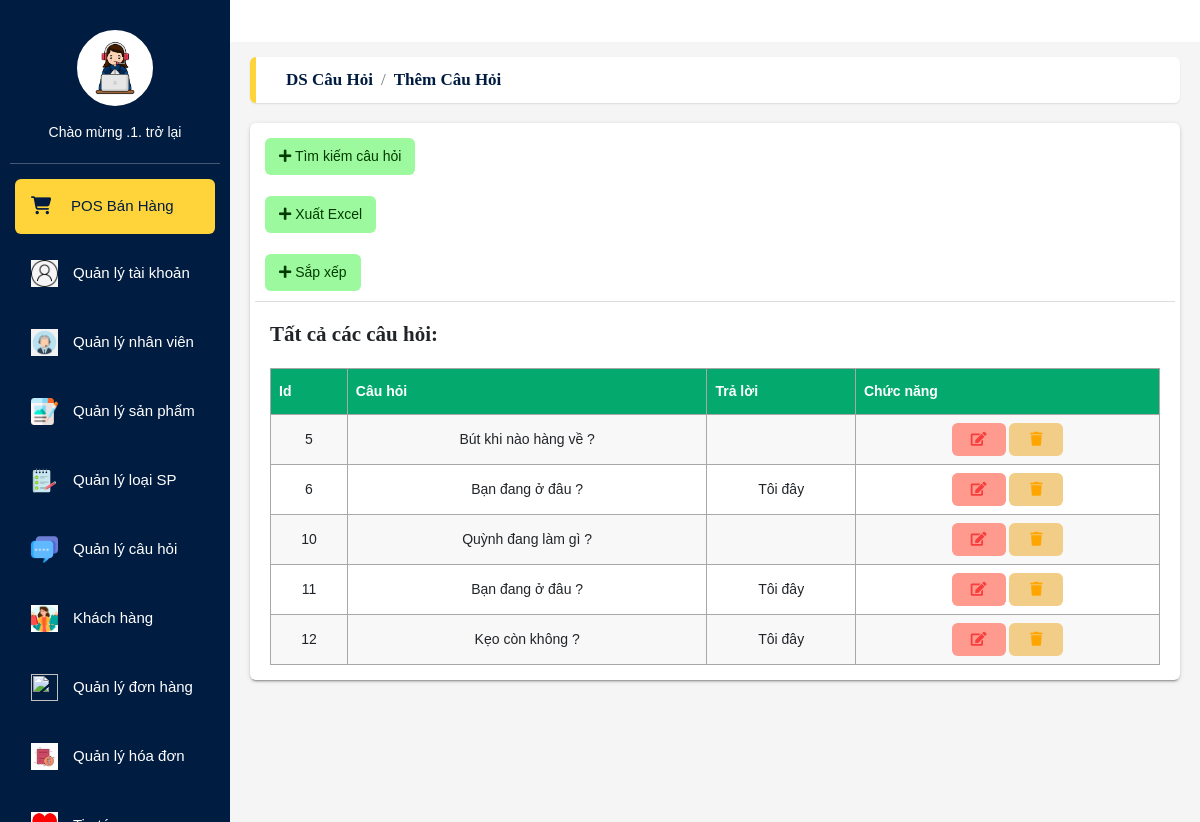
Screenshot of /VanPhongPham/Question (signed in) with the database file from the repository.
### tables this page shows
CREATE TABLE `tblquestion` (
  `id` int(11) NOT NULL,
  `cauhoi` varchar(255) NOT NULL,
  `traloi` varchar(255) NOT NULL
);

### VanPhongPham/mvc/core/Controller.php (called while the page is built, shortened)
<?php
    class Controller{
        public function model($model){
            return new $model;
        }
        public function view($view, $data=[]){
            require_once "./mvc/views/".$view.".php";
        }
    }
?>

### VanPhongPham/mvc/controllers/Question.php (called while the page is built, shortened)
<?php
class Question extends Controller
{
    function SayHi()
    {
        $QT_Model = $this->model("QuestionModel");
        $this->view("questionList", ["QT" => $QT_Model->ListQT()
    ]);
    }
}

### VanPhongPham/mvc/core/App.php (called while the page is built, shortened)
<?php
class App{
    protected $action="SayHi";
    function __construct(){
        $arr = $this->UrlProcess();
        if( file_exists("./mvc/controllers/".$arr[0].".php") ){
            $this->controller = $arr[0];
            unset($arr[0]);
        }
        $this->controller = new $this->controller;
        $this->params = $arr?array_values($arr):[];
        call_user_func_array([$this->controller, $this->action], $this->params );
    }
    function UrlProcess(){
        if( isset($_GET["url"]) ){
            return explode("/", filter_var(trim($_GET["url"], "/")));
        }
    }
}
?>

### VanPhongPham/index.php (called while the page is built, shortened)
<?php
    $myApp = new App();
?>

### VanPhongPham/mvc/core/DB.php (called while the page is built, shortened)
<?php
    class DB{
        protected $servername = "localhost";
        protected $username = "root";
        protected $password = "";
        function __construct(){
            $this->con = mysqli_connect($this->servername, $this->username, $this->password);
        }
    }
?>

### VanPhongPham/mvc/models/QuestionModel.php (called while the page is built, shortened)
<?php
class QuestionModel extends DB
{
    public function ListQT()
    {
        $qr = "SELECT * FROM tblquestion";
        return mysqli_query($this->con, $qr);
    }
}

### VanPhongPham/mvc/views/questionList.php (the view, shortened to what this page needs)
<?php
include "header.php";
include "Left_side.php";
?>
<head>
    <link rel="stylesheet" href="https://pro.fontawesome.com/releases/v5.10.0/css/all.css">
    <link rel="stylesheet" href="/VANPHONGPHAM/public/css/main.css">
</head>
<main class="app-content">
    <div class="app-title">
        <ul class="app-breadcrumb breadcrumb side">
            <li class="breadcrumb-item active"><a href="#"><b>DS câu hỏi</b></a></li>
            <li class="breadcrumb-item active"><a href="/VanPhongPham/Question/AddQT"><b>Thêm câu hỏi</b></a></li>
        </ul>
    </div>
    <div class="row">
        <div class="col-md-12">
            <div class="tile">
                <div class="tile-body">
                    <div class='row element-button'>
                        <div class='col-sm-2'>
                          <a class='btn btn-add btn-sm' href='/VanPhongPham/Question/SearchQT' title='Tìm kiếm'><i class='fas fa-plus'></i>
                          Tìm kiếm câu hỏi</a>
                            <br>
                            <br>
                            <a class='btn btn-add btn-sm' href='' onclick = "xuatexcel()" title='Thêm'><i class='fas fa-plus'></i>
                            Xuất Excel</a>
                            <br>
                            <br>
                            <a class='btn btn-add btn-sm' href='/VanPhongPham/Question/SortQT' title='Sắp xếp'><i class='fas fa-plus'></i>
                            Sắp xếp</a>
                        </div>
                      </div>
                    <div>
                    <h2>Tất cả các câu hỏi:</h2>
                        <table id="customers">
                            <tr>
                                <th>Id</th>
                                <th>Câu hỏi</th>
                                <th>Trả lời</th>
                                <th>Chức năng</th>
                            </tr>
                            <?php
                            if (mysqli_num_rows($data["QT"]) > 0) {
                                while ($row = mysqli_fetch_assoc($data["QT"])) {
                            ?>
                                    <tr>
                                        <td><?php echo $row['id'] ?></td>
                                        <td><?php echo $row['cauhoi'] ?></td>
                                        <td><?php echo $row['traloi'] ?></td>
                                        <td>
                                            <a name="submit" href="<?php echo '/VanPhongPham/Question/UpdateQT/' . $row["id"] . '' ?>" class="btn btn-delete" type="button" title="Sửa">
                                                <i class="fas fa-edit"></i></a>
                                            <a href="<?php echo '/VanPhongPham/Question/DeleteQT/' . $row["id"] . '' ?>" onclick="return confirm('Thông tin câu hỏi sẽ bị xóa vĩnh viễn, bạn có chắc muốn tiếp tục không?');" class="btn btn-edit" type="button" title="Xóa"><i class="fas fa-trash"></i></a>
                                        </td>
                                    </tr>
                            <?php
                                }
                            }
                            ?>
                        </table>
                    </div>
                </div>
            </div>
        </div>
    </div>
</main>
</body>
</html>

### rows the page displays
tblquestion: id "5", cauhoi "Bút khi nào hàng về ?"
tblquestion: id "6", cauhoi "Bạn đang ở đâu ?", traloi "Tôi đây"
tblquestion: id "10", cauhoi "Quỳnh đang làm gì ?"
tblquestion: id "11", cauhoi "Bạn đang ở đâu ?", traloi "Tôi đây"
tblquestion: id "12", cauhoi "Kẹo còn không ?", traloi "Tôi đây"

### other values shown
$a "1"
